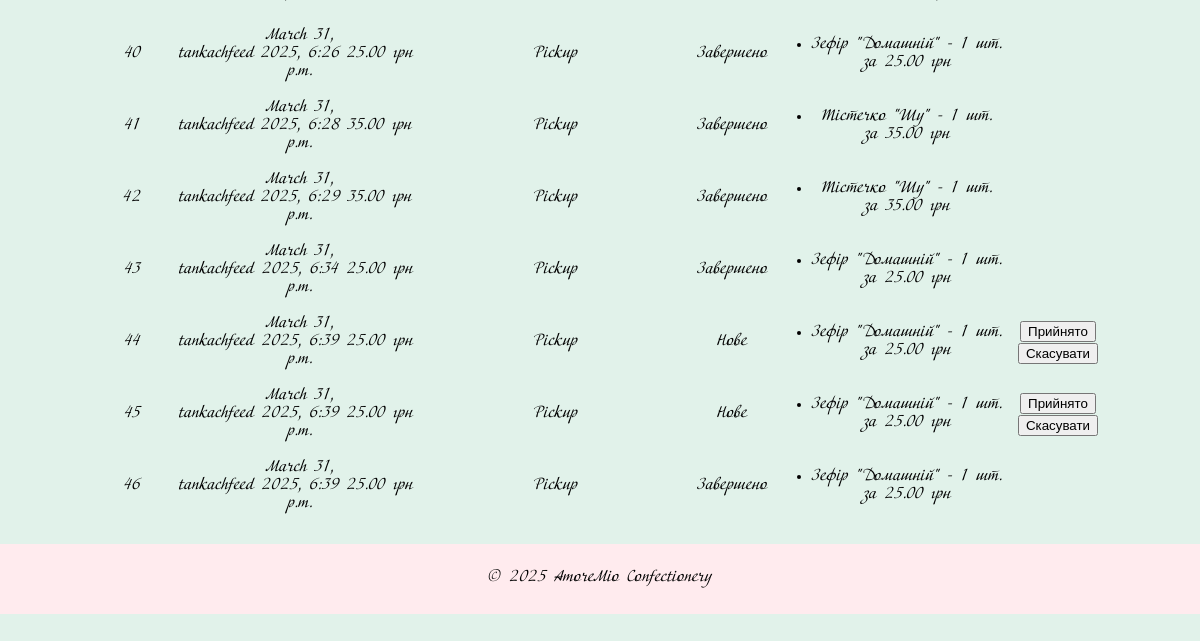
/admin-form/ (lower part), run on an earlier commit of the app's database.
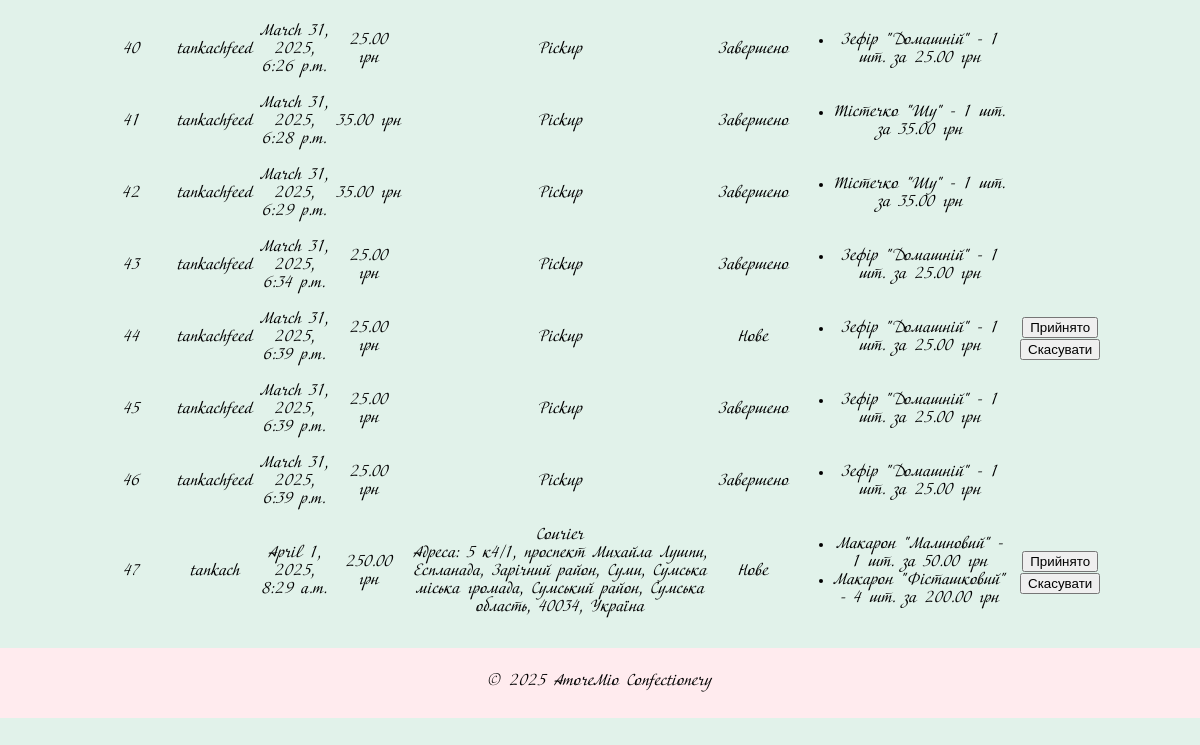
And on a later commit of the database.
### orders/models.py (models this page shows, shortened)
class Order(models.Model):
    STATUS_CHOICES = [
        ('new', 'Нове'),
        ('processing', 'В обробці'),
        ('completed', 'Завершено'),
        ('canceled', 'Скасовано'),
    ]
    DELIVERY_CHOICES = [
        ('pickup', 'Самовивіз'),
        ('courier', 'Доставка кур\'єром')
    ]
    user = models.ForeignKey(settings.AUTH_USER_MODEL, on_delete=models.CASCADE, related_name='orders',
                             verbose_name="Користувач")
    created_at = models.DateTimeField(auto_now_add=True, verbose_name="Дата створення")
    status = models.CharField(max_length=20, choices=STATUS_CHOICES, default='new', verbose_name="Статус замовлення")
    total_price = models.DecimalField(max_digits=10, decimal_places=2, default=0.0, verbose_name="Загальна сума")
    delivery_type = models.CharField(max_length=10, choices=DELIVERY_CHOICES, default='pickup',
                                     verbose_name="Спосіб доставки")
    delivery_address = models.TextField(null=True, blank=True, verbose_name="Адреса доставки")
    latitude = models.FloatField(null=True, blank=True, verbose_name="Широта")
    longitude = models.FloatField(null=True, blank=True, verbose_name="Довгота")

class CustomUser(AbstractUser):
    real_name = models.CharField(max_length=255, blank=True, null=True)
    phone_number = models.CharField(max_length=15, blank=True, null=True)
    address = models.CharField(max_length=255, blank=True, null=True)

class OrderItem(models.Model):
    STATUS_CHOICES = [
        ('new', 'Нове'),
        ('processing', 'В обробці'),
        ('completed', 'Завершено'),
        ('canceled', 'Скасовано'),
    ]
    order = models.ForeignKey(Order, on_delete=models.CASCADE, related_name='items', verbose_name="Замовлення")
    product = models.ForeignKey(Product, on_delete=models.CASCADE, verbose_name="Продукт")
    quantity = models.PositiveIntegerField(default=1, verbose_name="Кількість")
    price = models.DecimalField(max_digits=10, decimal_places=2, verbose_name="Ціна")
    status = models.CharField(max_length=20, choices=STATUS_CHOICES, default='new', verbose_name="Статус товару")

class Product(models.Model):
    name = models.CharField(max_length=100, verbose_name="Назва продукту")
    description = models.TextField(verbose_name="Опис продукту", blank=True)
    price = models.DecimalField(max_digits=10, decimal_places=2, verbose_name="Ціна продукту")
    image = models.ImageField(upload_to='products/', blank=True, null=True, verbose_name="Зображення продукту")
    type = models.ForeignKey(Type, on_delete=models.SET_NULL, null=True, blank=True, verbose_name="Тип продукту")
    created_at = models.DateTimeField(default=now, verbose_name="Дата додавання")
    composition = models.TextField(verbose_name="Склад продукту", blank=True)
    weight = models.DecimalField(max_digits=6, decimal_places=2, verbose_name="Вага продукту (г)", blank=True,
                                 null=True)
    article = models.CharField(max_length=50, verbose_name="Артикул", blank=True, null=True)

### orders/views.py (the view)
# urls.py: path('admin-form/', admin_order_list, name='admin_form'),
def admin_order_list(request):
    messages = ContactMessage.objects.all().order_by('-created_at')
    orders = Order.objects.all()
    return render(request, 'orders/admin_form.html', {'orders': orders, 'messages': messages})

### orders/context_processors.py (called while the page is built)
def navbar_data(request):
    types = Type.objects.all()
    return {"product_types": types}

### orders/templates/orders/admin_form.html (shortened to what this page needs)
{% extends 'orders/base.html' %}
{% block content %}
    <div class="container" style="margin-top: 80px;">
        {% if orders %}
        <table>
            <tbody>
                {% for order in orders %}
                <tr>
                    <td>{{ order.id }}</td>
                    <td>{{ order.user.username }}</td>
                    <td>{{ order.created_at }}</td>
                    <td>{{ order.total_price }} грн</td>
                    <td>
                        {{ order.delivery_type|title }}
                        {% if order.delivery_type == 'courier' %}
                            <br>Адреса:
                            {% if order.delivery_address %}
                                {{ order.delivery_address }}
                            {% endif %}
                        {% endif %}
                    </td>
                    <td id="status-{{ order.id }}">{{ order.get_status_display }}</td>
                    <td>
                        <ul>
                            {% for item in order.items.all %}
                            <li>{{ item.product.name }} - {{ item.quantity }} шт. за {{ item.price }} грн</li>
                            {% endfor %}
                        </ul>
                    </td>
                    <td id="actions-{{ order.id }}">
                        {% if order.status == 'new' %}
                            <button onclick="updateOrderStatus({{ order.id }}, 'processing')">Прийнято</button>
                            <button onclick="updateOrderStatus({{ order.id }}, 'canceled')">Скасувати</button>
                        {% elif order.status == 'processing' %}
                            <button onclick="updateOrderStatus({{ order.id }}, 'completed')">Виконано</button>
                            <button onclick="updateOrderStatus({{ order.id }}, 'canceled')">Скасувати</button>
                        {% endif %}
                    </td>
                </tr>
                {% endfor %}
            </tbody>
        </table>
        {% else %}
        <p>Немає замовлень.</p>
        {% endif %}
    </div>
{% endblock %}

### orders/templates/orders/base.html (shortened to what this page needs)
<!DOCTYPE html>
<html lang="uk">
<head>
    {% load static %}
    <link rel="stylesheet" href="{% static 'orders/style.css' %}">
    <link rel="stylesheet" href="https://cdn.jsdelivr.net/npm/swiper@11/swiper-bundle.min.css">
    <script src="https://cdn.tailwindcss.com"></script>
</head>
<body>
    <main>
        {% block content %}{% endblock %}
    </main>
    <footer>
        <p>&copy; 2025 AmoreMio Confectionery</p>
    </footer>
</body>
</html>

### orders/templates/orders/navigation.html (shortened to what this page needs)
{% load static %}

### static/orders/style.css (style rules this page uses)
footer { background-color: #ffebee; padding: 10px; margin-top: 20px; width: 100vw; text-align: center; z-index: 10; }
.container { width: 80%; margin: 0 auto; text-align: center; padding-top: 20px; }

What changed in the data, as far as the page shows it:
changed Order id 45: status "Нове" → "Завершено"; no longer shows "Прийнято Скасувати"
added Order: id "47", user.username "tankach", created_at "April 1, 2025, 8:29 a.m.", total_price "250.00", delivery_type "Courier", delivery_address "5 к4/1, проспект Михайла Лушпи, Еспланада, Зарічний район, Суми, Сумська міська громада, Сумський район, Сумська область, 40034, Україна", status "Нове"
added OrderItem: product.name "Макарон \"Малиновий\"", quantity "1", price "50.00", shown under "47"
added OrderItem: product.name "Макарон \"Фісташковий\"", quantity "4", price "200.00", shown under "47"
